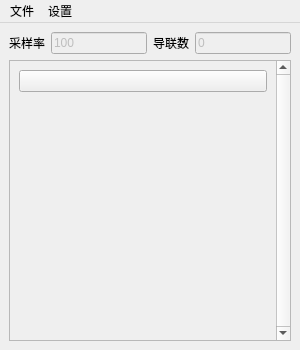
<?xml version="1.0" encoding="UTF-8"?>
<ui version="4.0">
 <class>SignalGenerator</class>
 <widget class="QMainWindow" name="SignalGenerator">
  <property name="geometry">
   <rect>
    <x>0</x>
    <y>0</y>
    <width>300</width>
    <height>350</height>
   </rect>
  </property>
  <property name="minimumSize">
   <size>
    <width>300</width>
    <height>350</height>
   </size>
  </property>
  <property name="maximumSize">
   <size>
    <width>300</width>
    <height>350</height>
   </size>
  </property>
  <property name="windowTitle">
   <string>模拟信号源</string>
  </property>
  <widget class="QWidget" name="centralwidget">
   <layout class="QGridLayout" name="gridLayout_2">
    <item row="0" column="0">
     <layout class="QGridLayout" name="gridLayout">
      <item row="0" column="1">
       <widget class="QLineEdit" name="m_lineedit_srate">
        <property name="enabled">
         <bool>false</bool>
        </property>
        <property name="text">
         <string>100</string>
        </property>
       </widget>
      </item>
      <item row="0" column="2">
       <widget class="QLabel" name="label_2">
        <property name="text">
         <string>导联数</string>
        </property>
       </widget>
      </item>
      <item row="0" column="0">
       <widget class="QLabel" name="label">
        <property name="text">
         <string>采样率</string>
        </property>
       </widget>
      </item>
      <item row="0" column="3">
       <widget class="QLineEdit" name="m_lineedit_ch_num">
        <property name="enabled">
         <bool>false</bool>
        </property>
        <property name="text">
         <string>0</string>
        </property>
       </widget>
      </item>
     </layout>
    </item>
    <item row="1" column="0">
     <layout class="QVBoxLayout" name="verticalLayout_4">
      <item>
       <widget class="QScrollArea" name="scrollArea">
        <property name="verticalScrollBarPolicy">
         <enum>Qt::ScrollBarAlwaysOn</enum>
        </property>
        <property name="widgetResizable">
         <bool>true</bool>
        </property>
        <widget class="QWidget" name="scrollAreaWidgetContents_2">
         <property name="geometry">
          <rect>
           <x>0</x>
           <y>0</y>
           <width>274</width>
           <height>289</height>
          </rect>
         </property>
         <layout class="QVBoxLayout" name="verticalLayout_6">
          <item>
           <layout class="QVBoxLayout" name="m_verlayout_ch">
            <item>
             <widget class="QPushButton" name="m_pushbutton_add_ch">
              <property name="icon">
               <iconset resource="../resource.qrc">
                <normaloff>:/image/add.png</normaloff>:/image/add.png</iconset>
              </property>
             </widget>
            </item>
            <item>
             <spacer name="m_verticalSpacer_ch">
              <property name="orientation">
               <enum>Qt::Vertical</enum>
              </property>
              <property name="sizeHint" stdset="0">
               <size>
                <width>20</width>
                <height>40</height>
               </size>
              </property>
             </spacer>
            </item>
           </layout>
          </item>
         </layout>
        </widget>
       </widget>
      </item>
     </layout>
    </item>
   </layout>
  </widget>
  <widget class="QMenuBar" name="menuBar">
   <property name="geometry">
    <rect>
     <x>0</x>
     <y>0</y>
     <width>300</width>
     <height>17</height>
    </rect>
   </property>
   <widget class="QMenu" name="menu">
    <property name="title">
     <string>文件</string>
    </property>
    <addaction name="m_file_open_action"/>
    <addaction name="m_file_save_action"/>
    <addaction name="m_file_save_as_action"/>
   </widget>
   <widget class="QMenu" name="menu_2">
    <property name="title">
     <string>设置</string>
    </property>
    <addaction name="m_setting_server_action"/>
    <addaction name="m_setting_generator_action"/>
   </widget>
   <addaction name="menu"/>
   <addaction name="menu_2"/>
  </widget>
  <action name="m_setting_server_action">
   <property name="text">
    <string>服务器</string>
   </property>
  </action>
  <action name="m_setting_generator_action">
   <property name="text">
    <string>信号发生器</string>
   </property>
  </action>
  <action name="m_file_open_action">
   <property name="text">
    <string>打开</string>
   </property>
  </action>
  <action name="m_file_save_action">
   <property name="text">
    <string>保存</string>
   </property>
  </action>
  <action name="m_file_save_as_action">
   <property name="text">
    <string>另存为</string>
   </property>
  </action>
 </widget>
 <resources>
  <include location="../resource.qrc"/>
 </resources>
 <connections/>
</ui>
